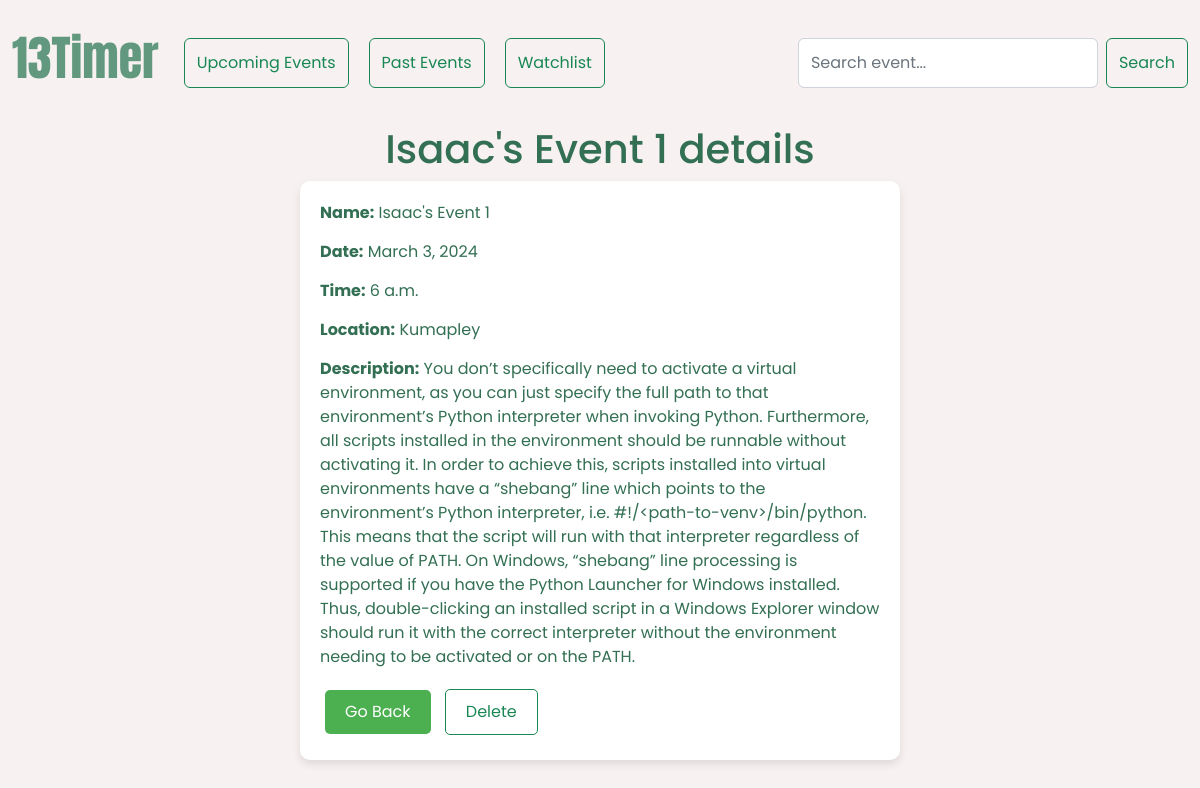
The page /events/Isaac's Event 1 (signed in) on the database its author committed.
### events/models.py (models this page shows, shortened)
class Event(models.Model):
    user = models.ForeignKey(User, on_delete=models.CASCADE, related_name='events')
    event_name = models.CharField(max_length=64)
    event_description = models.TextField()
    event_datetime = models.DateTimeField()
    event_location = models.CharField(max_length=32)
    short_description = models.CharField(max_length=50, blank=True, null=True)
    event_date = models.DateField(blank=True, null=True)
    event_time = models.TimeField(blank=True, null=True)

### events/views.py (the view)
# urls.py: path('events/<str:name>', views.event, name='event'),
def event(request, name):
    if not request.user.is_authenticated:
        return HttpResponseRedirect(reverse("login"))
    user=request.user
    the_event = Event.objects.get(user=user, event_name=name)
    return render(request, "events/event.html", {
        'event': the_event
    })

### events/templates/events/event.html (shortened to what this page needs)
{% extends 'events/layout.html' %}
{% block status %}
    <div class="navbar-nav me-auto mb-2 mb-lg-0">
        <a href="{% url 'index' %}"><button class="btn btn-outline-success nav--button">Upcoming Events</button></a>
        <a href="{% url 'past' %}"><button class="btn btn-outline-success nav--button">Past Events</button></a>
        <a href="{% url 'watchlist' %}"><button class="btn btn-outline-success nav--button">Watchlist</button></a>
    </div>
{% endblock %}
{% block body %}
<h1 class="event--h1">{{ event.event_name }} details</h1>
<div class="event--details">
  <p><strong>Name:</strong> <span id="eventName">{{ event.event_name }}</span></p>
  <p><strong>Date:</strong> <span id="eventDate">{{ event.event_date }}</span></p>
  <p><strong>Time:</strong> <span id="eventTime">{{ event.event_time }}</span></p>
  <p><strong>Location:</strong> <span id="eventLocation">{{ event.event_location }}</span></p>
  <p><strong>Description:</strong> <span id="eventDescription">{{ event.event_description }}</span></p>
  <button class="btn btn-outline-success event--button" onclick="goBack()">Go Back</button>
  <a href="{% url 'delete' event.event_name %}"><button class="btn btn-outline-success event--button">Delete</button></a>
</div>
{% endblock %}

### events/static/styles.css (style rules this page uses)
body { font-family: Poppins; background-color: #f7f1f1; color: rgb(51, 111, 83); margin: 0; padding: 0; }
.nav--button { margin: 10px; height: 50px; }
.event--button { padding: 10px 20px; text-align: center; text-decoration: none; display: inline-block; border-radius: 5px; cursor: pointer; margin: 5px; }
.event--h1 { text-align: center; }
.event--details { max-width: 600px; margin: 0 auto; background-color: white; border-radius: 10px; box-shadow: 0 4px 8px rgba(0, 0, 0, 0.1); padding: 20px; }
.event--details > p { margin-bottom: 15px; }
.event--details > button { background-color: #4CAF50; color: white; border: none; padding: 10px 20px; text-align: center; text-decoration: none; display: inline-block; font-size: 16px; border-radius: 5px; cursor: pointer; }

### rows shown on the page
Event: event_name "Isaac's Event 1", event_date "March 3, 2024", event_time "6 a.m.", event_location "Kumapley", event_description "You don’t specifically need to activate a virtual environment, as you can just specify the full path to that environment’s Python interpreter when invoking Python. Furthermore, all scripts installed in the environment should be runnable without activating it. In order to achieve this, scripts installed into virtual environments have a “shebang” line which points to the environment’s Python interpreter, i.e. #!/<path-to-venv>/bin/python. This means that the script will run with that interpreter regardless of the value of PATH. On Windows, “shebang” line processing is supported if you have the Python Launcher for Windows installed. Thus, double-clicking an installed script in a Windows…"
